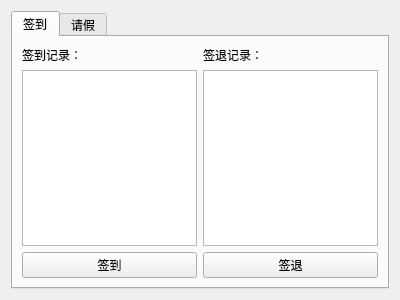
<?xml version="1.0" encoding="UTF-8"?>
<ui version="4.0">
 <class>AttendancePage</class>
 <widget class="QWidget" name="AttendancePage">
  <property name="geometry">
   <rect>
    <x>0</x>
    <y>0</y>
    <width>400</width>
    <height>300</height>
   </rect>
  </property>
  <property name="windowTitle">
   <string>Form</string>
  </property>
  <layout class="QVBoxLayout" name="verticalLayout">
   <item>
    <widget class="QTabWidget" name="tabWidget">
     <property name="currentIndex">
      <number>0</number>
     </property>
     <widget class="QWidget" name="CheckInTab">
      <attribute name="title">
       <string>签到</string>
      </attribute>
      <layout class="QHBoxLayout" name="horizontalLayout">
       <item>
        <layout class="QVBoxLayout" name="verticalLayout_2">
         <item>
          <widget class="QLabel" name="label">
           <property name="text">
            <string>签到记录：</string>
           </property>
          </widget>
         </item>
         <item>
          <widget class="QListWidget" name="SignInList"/>
         </item>
         <item>
          <widget class="QPushButton" name="SignInBtn">
           <property name="text">
            <string>签到</string>
           </property>
          </widget>
         </item>
        </layout>
       </item>
       <item>
        <layout class="QVBoxLayout" name="verticalLayout_3">
         <item>
          <widget class="QLabel" name="label_2">
           <property name="text">
            <string>签退记录：</string>
           </property>
          </widget>
         </item>
         <item>
          <widget class="QListWidget" name="SignOutList"/>
         </item>
         <item>
          <widget class="QPushButton" name="SignOutBtn">
           <property name="text">
            <string>签退</string>
           </property>
          </widget>
         </item>
        </layout>
       </item>
      </layout>
     </widget>
     <widget class="QWidget" name="LeaveTab">
      <attribute name="title">
       <string>请假</string>
      </attribute>
      <layout class="QHBoxLayout" name="horizontalLayout_2">
       <item>
        <layout class="QVBoxLayout" name="verticalLayout_4">
         <item>
          <widget class="QFrame" name="frame">
           <property name="frameShape">
            <enum>QFrame::StyledPanel</enum>
           </property>
           <property name="frameShadow">
            <enum>QFrame::Raised</enum>
           </property>
           <layout class="QVBoxLayout" name="verticalLayout_6">
            <property name="spacing">
             <number>0</number>
            </property>
            <property name="leftMargin">
             <number>0</number>
            </property>
            <property name="topMargin">
             <number>0</number>
            </property>
            <property name="rightMargin">
             <number>0</number>
            </property>
            <property name="bottomMargin">
             <number>0</number>
            </property>
            <item>
             <widget class="QScrollArea" name="scrollArea">
              <property name="widgetResizable">
               <bool>true</bool>
              </property>
              <widget class="QWidget" name="scrollAreaWidgetContents">
               <property name="geometry">
                <rect>
                 <x>0</x>
                 <y>0</y>
                 <width>346</width>
                 <height>171</height>
                </rect>
               </property>
               <layout class="QVBoxLayout" name="verticalLayout_5">
                <item>
                 <widget class="QLabel" name="label_3">
                  <property name="text">
                   <string>请假记录：</string>
                  </property>
                 </widget>
                </item>
                <item>
                 <layout class="QVBoxLayout" name="LeaveList"/>
                </item>
                <item>
                 <spacer name="verticalSpacer">
                  <property name="orientation">
                   <enum>Qt::Vertical</enum>
                  </property>
                  <property name="sizeHint" stdset="0">
                   <size>
                    <width>20</width>
                    <height>40</height>
                   </size>
                  </property>
                 </spacer>
                </item>
               </layout>
              </widget>
             </widget>
            </item>
           </layout>
          </widget>
         </item>
         <item>
          <widget class="QPushButton" name="LeaveBtn">
           <property name="text">
            <string>新建请假申请</string>
           </property>
          </widget>
         </item>
        </layout>
       </item>
      </layout>
     </widget>
    </widget>
   </item>
  </layout>
 </widget>
 <resources/>
 <connections/>
</ui>
